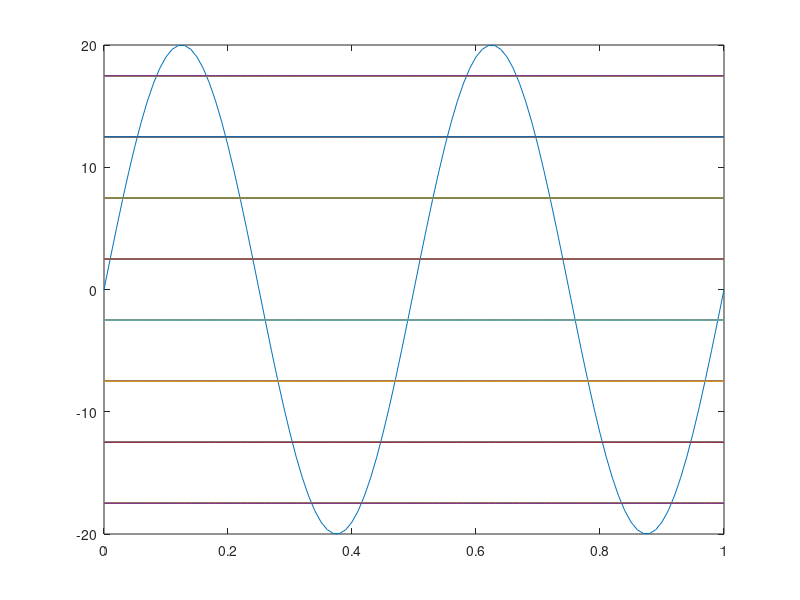

The MATLAB source for this figure:
A = 20;
f = 2;
t = 0:0.01:1;

x1 = A*sin(2*pi*f*t);
plot(t, x1);
hold on;

dz = 2^3;
stepz = 2*A/dz;
d = -A:stepz:A;

I = (d(1:end-1)+d(2:end))/2;

for (i= 1:length(I))
    plot(t,I(i)*ones(length(t)));
end

hold off;